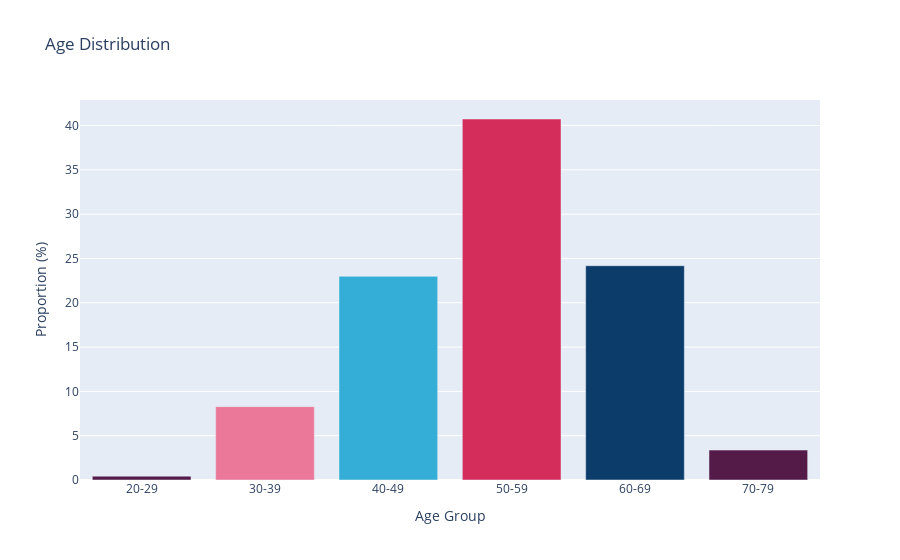

The notebook cell saved with this chart:
### Markdown cell above
Visualizing Age Distribution through bar chart

### Code cell
custom_palette = ['#541B49', '#EB7898', '#35AED7', '#D42D5C', '#0C3C6A']
age_dist = df['AgeGroup'].value_counts(normalize=True) * 100
age_dist = age_dist.sort_index()

# Plot the age distribution using Plotly
fig = px.bar(
    age_dist,
    x=age_dist.index,
    y=age_dist.values,
    title='Age Distribution',
    labels={'x': 'Age Group', 'y': 'Proportion (%)'},
    color=age_dist.index,
    color_discrete_sequence=custom_palette
)

fig.update_layout(
    xaxis_title='Age Group',
    yaxis_title='Proportion (%)',
    showlegend=False
)

fig.show()

# Export the figure as an HTML file
pio.write_html(fig, file='Outputs/visuals/age_distribution.html')

### Figure 1 — Plotly figure (JSON) as saved in the notebook; plotly's stock layout.template omitted (floating-point values rounded to 4 significant figures)
{"data": [{"alignmentgroup": "True", "hovertemplate": "AgeGroup=%{x}<br>Proportion (%)=%{y}<extra></extra>", "legendgroup": "20-29", "marker": {"color": "#541B49", "pattern": {"shape": ""}}, "name": "20-29", "offsetgroup": "20-29", "orientation": "v", "showlegend": true, "textposition": "auto", "type": "bar", "x": ["20-29"], "xaxis": "x", "y": [0.4357], "yaxis": "y"}, {"alignmentgroup": "True", "hovertemplate": "AgeGroup=%{x}<br>Proportion (%)=%{y}<extra></extra>", "legendgroup": "30-39", "marker": {"color": "#EB7898", "pattern": {"shape": ""}}, "name": "30-39", "offsetgroup": "30-39", "orientation": "v", "showlegend": true, "textposition": "auto", "type": "bar", "x": ["30-39"], "xaxis": "x", "y": [8.279], "yaxis": "y"}, {"alignmentgroup": "True", "hovertemplate": "AgeGroup=%{x}<br>Proportion (%)=%{y}<extra></extra>", "legendgroup": "40-49", "marker": {"color": "#35AED7", "pattern": {"shape": ""}}, "name": "40-49", "offsetgroup": "40-49", "orientation": "v", "showlegend": true, "textposition": "auto", "type": "bar", "x": ["40-49"], "xaxis": "x", "y": [22.98], "yaxis": "y"}, {"alignmentgroup": "True", "hovertemplate": "AgeGroup=%{x}<br>Proportion (%)=%{y}<extra></extra>", "legendgroup": "50-59", "marker": {"color": "#D42D5C", "pattern": {"shape": ""}}, "name": "50-59", "offsetgroup": "50-59", "orientation": "v", "showlegend": true, "textposition": "auto", "type": "bar", "x": ["50-59"], "xaxis": "x", "y": [40.74], "yaxis": "y"}, {"alignmentgroup": "True", "hovertemplate": "AgeGroup=%{x}<br>Proportion (%)=%{y}<extra></extra>", "legendgroup": "60-69", "marker": {"color": "#0C3C6A", "pattern": {"shape": ""}}, "name": "60-69", "offsetgroup": "60-69", "orientation": "v", "showlegend": true, "textposition": "auto", "type": "bar", "x": ["60-69"], "xaxis": "x", "y": [24.18], "yaxis": "y"}, {"alignmentgroup": "True", "hovertemplate": "AgeGroup=%{x}<br>Proportion (%)=%{y}<extra></extra>", "legendgroup": "70-79", "marker": {"color": "#541B49", "pattern": {"shape": ""}}, "name": "70-79", "offsetgroup": "70-79", "orientation": "v", "showlegend": true, "textposition": "auto", "type": "bar", "x": ["70-79"], "xaxis": "x", "y": [3.377], "yaxis": "y"}], "layout": {"barmode": "relative", "legend": {"title": {"text": "AgeGroup"}, "tracegroupgap": 0}, "showlegend": false, "title": {"text": "Age Distribution"}, "xaxis": {"anchor": "y", "categoryarray": ["20-29", "30-39", "40-49", "50-59", "60-69", "70-79"], "categoryorder": "array", "domain": [0, 1], "title": {"text": "Age Group"}}, "yaxis": {"anchor": "x", "domain": [0, 1], "title": {"text": "Proportion (%)"}}}}
